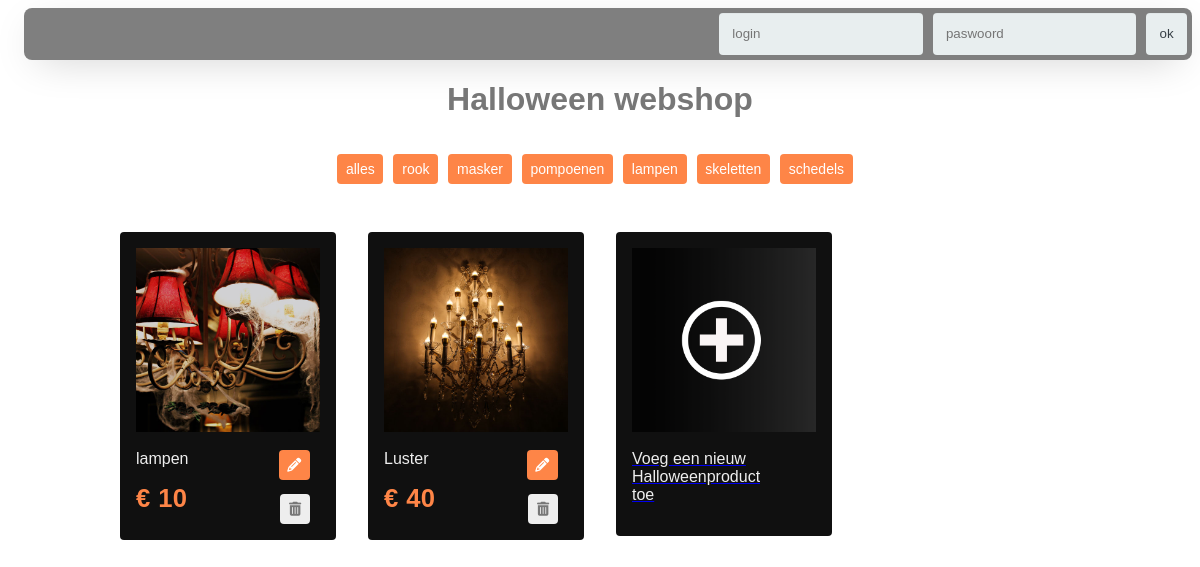
Page /index.php?id=4 (signed in) on the committed database.
### tables this page shows
CREATE TABLE `categorie` (
  `ID` int(50) NOT NULL,
  `categorieNaam` varchar(50) NOT NULL
);

CREATE TABLE `producten` (
  `ID` int(255) NOT NULL,
  `titel` varchar(100) NOT NULL,
  `omschrijving` varchar(1000) NOT NULL,
  `kostprijs` varchar(100) NOT NULL,
  `afbeelding` varchar(100) NOT NULL,
  `catID` int(50) NOT NULL
);

### src/database/database.php (called while the page is built, shortened)
<?php
class Database
{
    private static function getConnection()
    {
        $user = 'root';
        $pass = 'root';
        $host = 'localhost';
        $db_name = 'Halloween';
        $dsn = "mysql:host=$host;dbname=$db_name";
        $db = new PDO($dsn, $user, $pass);
        return $db;
    }
    public static function getRows($sql, $params = [], $type = null)
    {
        $conn = self::getConnection();
        $stmt = $conn->prepare($sql);
        $stmt->execute($params);
        if ($type == null) {
            $rows = $stmt->fetchAll();
        } else {
            $rows = $stmt->fetchAll(PDO::FETCH_CLASS | PDO::FETCH_PROPS_LATE, $type);
        }
        return $rows;
    }
}
?>

### src/repository/halloweenrepository.php (called while the page is built, shortened)
<?php
require_once dirname(__FILE__) . "/../database/database.php";
class HalloweenRepository
{
    public static function getAllCategories(){
        $arr = Database::getRows("SELECT * FROM categorie", null, "Categorie");
        return $arr;
    }
    public static function getProductsByCategoryID($catID){
        $arr = Database::getRows("SELECT * FROM producten WHERE catID=?", [$catID], "Product");
        return $arr;
    }
}
?>

### index.php (the view, shortened to what this page needs)
<?php
require_once dirname(__FILE__) . "/src/repository/halloweenrepository.php";
function toonLogin(){
	if(!isset($_SESSION["loginNaam"])){
		echo "<div class='login'>";
			echo "<form class='login__form' method='POST' action='" . $_SERVER['PHP_SELF'] ."'>";
				echo "<input class='login__name' placeholder='login' name='login__name'>";
				echo "<input class='login__password' placeholder='paswoord' name='login__password'>";
				echo "<input class='login__submit' type='submit' value='ok' name='login'>";
			echo "</form>";
		echo "</div>";
	}
}
?>
<!DOCTYPE html>
<html lang="en">
<head>
	<link rel="stylesheet" href="css/screen.css" />
	<link rel="stylesheet" href="css/style.css" />
</head>
<body>
<?php toonLogin(); ?>
<h1>Halloween webshop</h1>
<div class="wrapper">
	<div class="content c-row">
		<section>
			<div class="c-row categories">
				<div class="c-nav__filter">
				<a href="index.php" class="c-nav__link"><span class='product-grid__btn product-grid__update'>alles</span></a>
					<?php
						$categories = HalloweenRepository::getAllCategories();
						foreach($categories as $categorie){
					?>
						<a href="index.php?id=<?php echo $categorie->ID ?>" class="c-nav__link"><span class="product-grid__btn product-grid__update"><?php echo $categorie->categorieNaam ?></span></a>
					<?php } ?>
				</div>
			</div>
		</section>
		<section>
			<div class="product-grid product-grid--flexbox">
				<div class="product-grid__wrapper">
					<?php
						if(!isset($_GET['id'])){
							$producten = HalloweenRepository::getAllProducts();
							foreach($producten as $product){
					?>
						<div class='product-grid__product-wrapper'>
							<div class='product-grid__product'>
								<div class='product-grid__img-wrapper'>
									<img src='<?php echo $product->afbeelding ?>' alt='Img' class='product-grid__img' />
								</div>
								<div class='product-grid__row'>
									<aside class='product-grid__side'>
										<span class='product-grid__title'><?php echo $product->titel ?></span>
										<span class='product-grid__price'>&euro; <?php echo $product->kostprijs ?></span>
									</aside>
									<?php if(isset($_SESSION['ingelogd'])){ ?>
										<div class='product-grid__action'>
											<a href='update-product.php?id=<?php echo $product->ID ?>&catID=<?php echo $product->catID ?>'><span class='product-grid__btn product-grid__update'><i class='fas fa-pencil-alt'></i></span></a>
											<a href='delete-product.php?id=<?php echo $product->ID ?>'><span class='product-grid__btn product-grid__delete'><i class='fas fa-trash-alt'></i></i></span></a>
										</div>
									<?php } else { ?>
										<div class='product-grid__action product-grid__action--user'>
											<a href=''><span class="product-grid__btn product-grid__add-to-cart"><i class="fa fa-shopping-cart"></i></span></a>
											<a href='detail.php?id=<?php echo $product->ID ?>'><span class='product-grid__btn product-grid__view'><i class='fas fa-eye'></i> </span></a>										</div>
									<?php } ?>
								</div>
							</div>
						</div>
					<?php }} else {
						$producten = HalloweenRepository::getProductsByCategoryID($_GET['id']);
						foreach($producten as $product){
							?>
						<div class='product-grid__product-wrapper'>
							<div class='product-grid__product'>
								<div class='product-grid__img-wrapper'>
									<img src='<?php echo $product->afbeelding ?>' alt='Img' class='product-grid__img' />
								</div>
								<div class='product-grid__row'>
									<aside class='product-grid__side'>
										<span class='product-grid__title'><?php echo $product->titel ?></span>
										<span class='product-grid__price'>&euro; <?php echo $product->kostprijs ?></span>
									</aside>
									<?php if(isset($_SESSION['ingelogd'])){ ?>
										<div class='product-grid__action'>
											<a href='update-product.php?id=<?php echo $product->ID ?>&catID=<?php echo $product->catID ?>'><span class='product-grid__btn product-grid__update'><i class='fas fa-pencil-alt'></i></span></a>
											<a href='delete-product.php?id=<?php echo $product->ID ?>'><span class='product-grid__btn product-grid__delete'><i class='fas fa-trash-alt'></i></i></span></a>
										</div>
									<?php } ?>
									</div>
							</div>
						</div>
							<?php
						}
					}
				?>
					<?php
						if(isset($_SESSION['ingelogd'])){
					?>
					<div class='product-grid__product-wrapper'>
						<a href='create-product.php' class='c-btn'>
							<div class='product-grid__product'>
								<div class='product-grid__img-wrapper'>
									<img src='images/plus.png' alt='Img' class='product-grid__img' />
								</div>
								<div class='product-grid__row'>
									<aside class='product-grid__side'>
										<span class='product-grid__title'>Voeg een nieuw Halloweenproduct toe</span>
										<span class='product-grid__price'></span>
									</aside>
								</div>
							</div>
						</a>
					</div>
					<?php } ?>
				</div>
			</div>
		</section>
	</div>
</div>
</body>
</html>

### css/screen.css (style rules this page uses)
* { box-sizing: border-box; }
body { height: 100vh; font-family: Verdana, Geneva, Tahoma, sans-serif; color: #777; }
body:before { z-index: -300; content: ""; position: fixed; top: 0; left: 0; width: 100%; height: 100%; background-image: url("../images/background.jpg"); background-size: cover; -webkit-filter: blur(1px) brightness(0.3); -moz-filter: blur(1px) brightness(0.5); -ms-filter: blur(1px) brightness(0.5); -o-filter: blur(1px) brightness(0.5); filter: blur(1px) brightness(0.3); }
.c-nav__filter { display: flex; align-items: center; justify-content: center; }
h1 { justify-content: center; align-items: center; display: flex; }
.product-grid { width: 60em; margin: 2rem auto; }
.product-grid.product-grid--flexbox .product-grid__wrapper { display: flex; flex-wrap: wrap; }
.product-grid.product-grid--flexbox .product-grid__title { height: auto; }
.product-grid.product-grid--flexbox .product-grid__title:after { display: none; }
.product-grid__row { display: flex; flex-wrap: wrap; }
.product-grid__wrapper { margin-left: -1rem; margin-right: -1rem; }
.product-grid__side { background-color: #101010; flex-basis: 8rem; flex-grow: 0; flex-shrink: 0; display: flex; flex-direction: column; }
.product-grid__action { background-color: #101010; flex-grow: 1; display: flex; flex-direction: column; align-items: flex-end; }
.product-grid__product-wrapper { padding: 1rem; float: left; width: 25%; }
.product-grid__product { padding: 1rem; position: relative; cursor: pointer; background: #101010; border-radius: 4px; }
.product-grid__img-wrapper { width: 100%; text-align: center; }
.product-grid__img { max-width: 100%; height: auto; max-height: 100%; }
.product-grid__title { margin-top: .875rem; display: block; font-size: 1rem; color: #eee; height: 3em; overflow: hidden; position: relative; }
.product-grid__title:after { content: ""; display: block; position: absolute; bottom: 0; right: 0; width: 2.4em; height: 1.5rem; background: linear-gradient(to right, rgba(255, 255, 255, 0), white 50%); }
.product-grid__price { color: #FE8547; font-weight: bold; letter-spacing: .4px; padding-top: 1rem; font-size: 160%; }
.product-grid__btn { display: inline-block; font-size: .875em; color: #777; background: #eee; padding: .5em .625em; margin-top: .875rem; margin-right: .625rem; cursor: pointer; border-radius: 4px; }
.product-grid__update { color: #fff; background: #FE8547; }
.product-grid__delete { color: #777; background: #eee; }
.login { padding-left: 1rem; }
.login { display: flex; }
.login__name { width: auto; }
.login__password { width: auto; }
.login__submit { width: auto; }
.login__form { display: flex; width: 100%; padding: 0; padding-bottom: 0; justify-content: flex-end; }
.login__form input { margin: 5px; }
form { padding: 3em; padding-bottom: 3em; border-radius: 8px; width: 500px; box-shadow: 0 10px 40px -14px rgba(0, 0, 0, 0.25); background-color: rgba(0, 0, 0, 0.5); color: white; }
form input { color: #384047; background-color: #e8eeef; box-shadow: 0 1px 0 rgba(0, 0, 0, 0.03) inset; border: none; border-radius: 4px; padding: 1em; margin-bottom: 1.2em; width: 100%; margin-top: .5rem; }

### rows in the picture
categorie: categorieNaam "rook"
categorie: categorieNaam "masker"
categorie: categorieNaam "pompoenen"
categorie: categorieNaam "lampen"
categorie: categorieNaam "skeletten"
categorie: categorieNaam "schedels"
producten: afbeelding (picture), titel "lampen", kostprijs "10"
producten: afbeelding (picture), titel "Luster", kostprijs "40"
